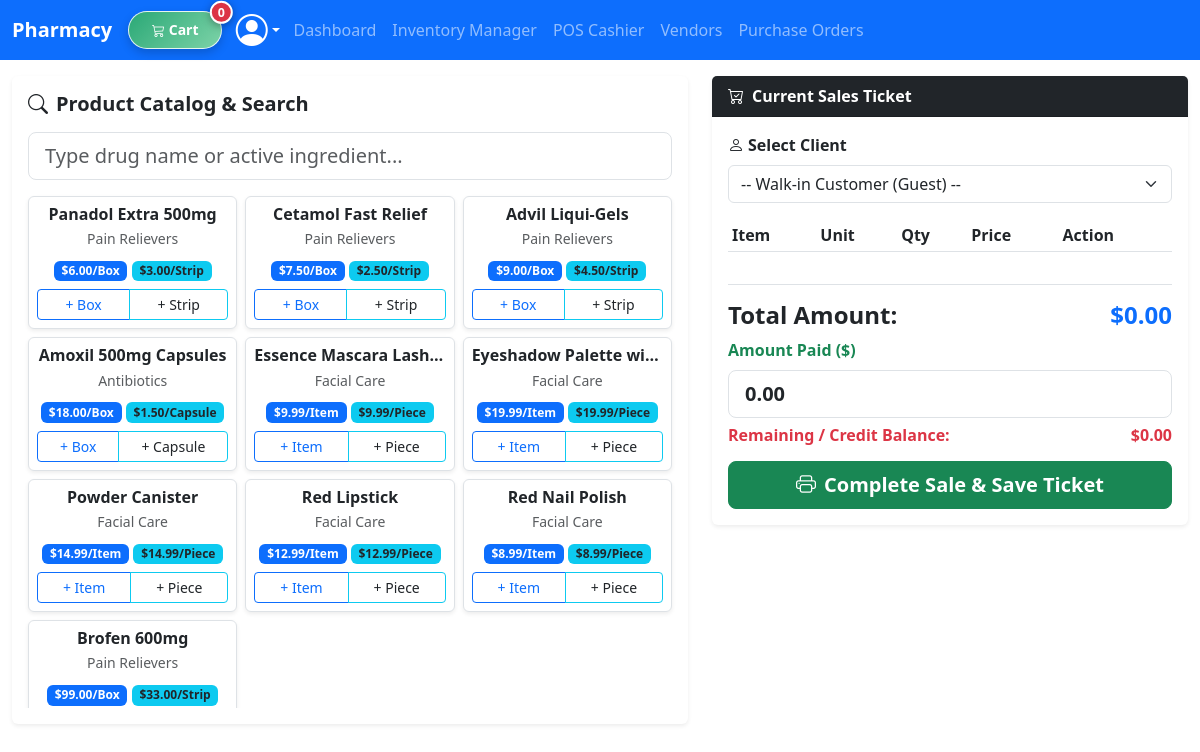
/erp/pos/ (signed in), run on the app's committed database.
### pharmacy/models.py (models this page shows, shortened)
class Product(models.Model):
    name = models.CharField(max_length=200)
    brand = models.CharField(max_length=100, blank=True, null=True)
    category = models.ForeignKey(Category, on_delete=models.SET_NULL, null=True, related_name="products")
    active_ingredient = models.ForeignKey(
        ActiveIngredient, on_delete=models.SET_NULL, null=True, blank=True, related_name="products"
    )
    description = models.TextField(blank=True, null=True)
    package_unit = models.CharField(max_length=50, default="Box", help_text="e.g. Box, Bottle")
    sub_unit = models.CharField(max_length=50, default="Strip", help_text="e.g. Strip, Tablet, Ampoule")
    units_per_package = models.PositiveIntegerField(default=1)
    package_price = models.DecimalField(max_digits=10, decimal_places=2, validators=[MinValueValidator(0)])
    sub_unit_price = models.DecimalField(max_digits=10, decimal_places=2, validators=[MinValueValidator(0)])
    stock_in_sub_units = models.PositiveIntegerField(default=0)
    requires_prescription = models.BooleanField(default=False)
    is_visible_in_catalog = models.BooleanField(default=True)
    is_deleted = models.BooleanField(default=False)
    image_url = models.URLField(max_length=500, blank=True, null=True)
    created_at = models.DateTimeField(auto_now_add=True)
    updated_at = models.DateTimeField(auto_now=True)

class Category(models.Model):
    name = models.CharField(max_length=100)
    parent = models.ForeignKey(
        'self', on_delete=models.CASCADE, null=True, blank=True, related_name='subcategories'
    )
    description = models.TextField(blank=True, null=True)
    class Meta:
        verbose_name_plural = "Categories"

### pharmacy/views.py (the view)
# urls.py: path('erp/pos/', views.erp_pos_view, name='erp_pos'),
@employee_required
def erp_pos_view(request):
    clients = User.objects.filter(role=User.Role.CLIENT)
    products = Product.objects.filter(is_deleted=False, stock_in_sub_units__gt=0)
    return render(request, "pharmacy/erp/pos.html", {
        "clients": clients,
        "products": products
    })

### pharmacy/models.py (called while the page is built)
    def is_employee_or_admin(self):
        return self.role in [self.Role.EMPLOYEE, self.Role.ADMIN] or self.is_superuser

### pharmacy/templates/pharmacy/erp/pos.html (shortened to what this page needs)
{% extends "pharmacy/layout.html" %}
{% load i18n %}
{% load l10n %}
{% block body %}
<div class="container-fluid my-3">
    <div class="row">
        <div class="col-md-7">
            <div class="card shadow-sm border-0 mb-3">
                <div class="card-body">
                    <h5 class="fw-bold mb-3"><i class="bi bi-search me-2"></i>{% trans "Product Catalog & Search" %}</h5>
                    <input type="text" id="posSearchInput" class="form-control form-control-lg mb-3" placeholder="{% trans 'Type drug name or active ingredient...' %}" onkeyup="filterPOSProducts()">
                    <div class="row g-2" id="posProductGrid" style="max-height: 520px; overflow-y: auto;">
                        {% for p in products %}
                        <div class="col-md-4 pos-item-card" data-name="{{ p.name|lower }}" data-ingredient="{{ p.active_ingredient.name|default:''|lower }}">
                            <div class="card h-100 border p-2 text-center shadow-sm">
                                <h6 class="fw-bold mb-1 text-truncate">{{ p.name }}</h6>
                                <small class="text-muted d-block">{{ p.category.name }}</small>
                                <div class="my-2">
                                    <span class="badge bg-primary">${{ p.package_price }}/{{ p.package_unit }}</span>
                                    <span class="badge bg-info text-dark">${{ p.sub_unit_price }}/{{ p.sub_unit }}</span>
                                </div>
                                <div class="btn-group btn-group-sm w-100">
                                    <button class="btn btn-outline-primary" onclick="addToPOSCart({{ p.id }}, '{{ p.name|escapejs }}', {{ p.package_price|unlocalize }}, 'PACKAGE', '{{ p.package_unit|escapejs }}')">+ {{ p.package_unit }}</button>
                                    <button class="btn btn-outline-info text-dark" onclick="addToPOSCart({{ p.id }}, '{{ p.name|escapejs }}', {{ p.sub_unit_price|unlocalize }}, 'SUB_UNIT', '{{ p.sub_unit|escapejs }}')">+ {{ p.sub_unit }}</button>
                                </div>
                            </div>
                        </div>
                        {% endfor %}
                    </div>
                </div>
            </div>
        </div>
        <div class="col-md-5">
            <div class="card shadow-sm border-0">
                <div class="card-header bg-dark text-white fw-bold">
                    <i class="bi bi-cart-check me-2"></i>{% trans "Current Sales Ticket" %}
                </div>
                <div class="card-body p-3">
                    <div class="mb-3">
                        <label class="form-label fw-bold"><i class="bi bi-person me-1"></i>{% trans "Select Client" %}</label>
                        <select id="posClientSelect" class="form-select">
                            <option value="">-- {% trans "Walk-in Customer (Guest)" %} --</option>
                        </select>
                    </div>
                    <div class="table-responsive mb-3" style="max-height: 250px;">
                        <table class="table table-sm align-middle">
                            <thead>
                                <tr>
                                    <th>{% trans "Item" %}</th>
                                    <th>{% trans "Unit" %}</th>
                                    <th>{% trans "Qty" %}</th>
                                    <th>{% trans "Price" %}</th>
                                    <th>{% trans "Action" %}</th>
                                </tr>
                            </thead>
                        </table>
                    </div>
                    <div class="border-top pt-3">
                        <div class="d-flex justify-content-between h4 fw-bold">
                            <span>{% trans "Total Amount" %}:</span>
                            <span id="posTotalAmount" class="text-primary">$0.00</span>
                        </div>
                        <div class="mb-2">
                            <label class="form-label fw-bold text-success">{% trans "Amount Paid" %} ($)</label>
                            <input type="number" id="posAmountPaid" class="form-control form-control-lg fw-bold" value="0.00" step="0.01" oninput="calculateRemaining()">
                        </div>
                        <div class="d-flex justify-content-between h6 text-danger fw-bold mb-3">
                            <span>{% trans "Remaining / Credit Balance" %}:</span>
                            <span id="posRemainingBalance">$0.00</span>
                        </div>
                        <button class="btn btn-success btn-lg w-100 fw-bold py-2" onclick="submitPOSOrder()">
                            <i class="bi bi-printer me-2"></i>{% trans "Complete Sale & Save Ticket" %}
                        </button>
                    </div>
                </div>
            </div>
        </div>
    </div>
</div>
{% endblock %}

### pharmacy/static/pharmacy/styles.css (style rules this page uses)
html, body { margin: 0; padding: 0; width: 100%; overflow-x: hidden; }
body { padding-top: 60px; }
*, *::before, *::after { box-sizing: border-box; }

### data on the page
Product: name "Panadol Extra 500mg", category.name "Pain Relievers", package_price "6.00", package_unit "Box", sub_unit_price "3.00", sub_unit "Strip"
Product: name "Cetamol Fast Relief", category.name "Pain Relievers", package_price "7.50", package_unit "Box", sub_unit_price "2.50", sub_unit "Strip"
Product: name "Advil Liqui-Gels", category.name "Pain Relievers", package_price "9.00", package_unit "Box", sub_unit_price "4.50", sub_unit "Strip"
Product: name "Amoxil 500mg Capsules", category.name "Antibiotics", package_price "18.00", package_unit "Box", sub_unit_price "1.50", sub_unit "Capsule"
Product: name "Essence Mascara Lash…", category.name "Facial Care", package_price "9.99", package_unit "Item", sub_unit_price "9.99", sub_unit "Piece"
Product: name "Eyeshadow Palette wi…", category.name "Facial Care", package_price "19.99", package_unit "Item", sub_unit_price "19.99", sub_unit "Piece"
Product: name "Powder Canister", category.name "Facial Care", package_price "14.99", package_unit "Item", sub_unit_price "14.99", sub_unit "Piece"
Product: name "Red Lipstick", category.name "Facial Care", package_price "12.99", package_unit "Item", sub_unit_price "12.99", sub_unit "Piece"
Product: name "Red Nail Polish", category.name "Facial Care", package_price "8.99", package_unit "Item", sub_unit_price "8.99", sub_unit "Piece"
Product: name "Brofen 600mg", category.name "Pain Relievers", package_price "99.00", package_unit "Box", sub_unit_price "33.00", sub_unit "Strip"
